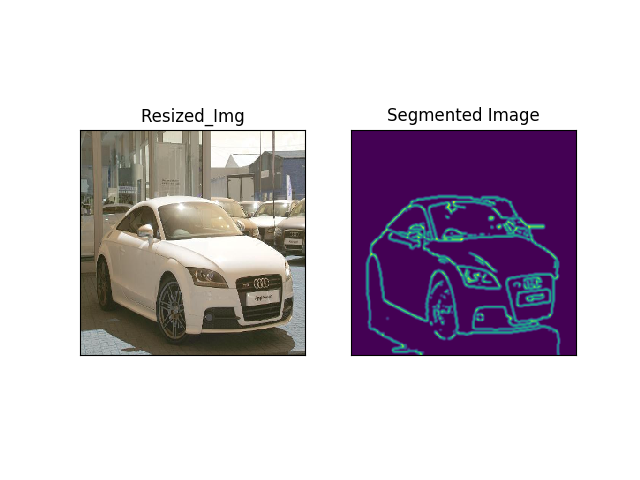
#> input picture Images/1.png, 640 x 480 px; its folder holds only this picture in this run
$ python -i pixel_values.py   (imports and definitions only)
#> lines starting #> are read from the running program, lines starting #| are printed output that depends on the picture
# Image PreProcessing For Classifying Automobile's (4 Wheelers, 2 Wheelers, HCV, LCV, Others)

''' Credits To Prince Canuma, (Refrence: https://towardsdatascience.com/image-pre-processing-c1aec0be3edf)
For Detailing All The Necessary Steps Required In Image PreProcessing, 'THE SEGMENTATION METHOD USED IN
THE ARTICLE DOESNT HELP FOR OUR PROBLEM STATEMENT', Hence A Different Approach Has Been Taken By Detecting
Edges Through Canny's Method, Appreciable Results Were Found '''


import matplotlib
# [1 line not run here, left out]
import matplotlib.pyplot as plt
import cv2
import numpy as np
import os

def grab_cut(img):
    rect = (5, 25, 230, 250)
    mask = np.zeros(img.shape[:2], np.uint8)
    bgdModel = np.zeros((1,65), np.float64)
    fgdModel = np.zeros((1,65), np.float64)
    cv2.grabCut(img, mask, rect, bgdModel, fgdModel, 5, cv2.GC_INIT_WITH_RECT)
    mask2 = np.where((mask ==2) | (mask == 0), 0, 1).astype('uint8')
    img = img*mask2[:, :, np.newaxis]
    return img

def get_images(directory):                  # Returns A Numpy Array Of The Path Of Images
    image_files = []
    directory = os.path.join(directory, 'Train')
    for img_file in os.listdir(directory):
        if img_file.endswith('.jpg'):
            image_files.append(os.path.join(directory, img_file))
    image_files = np.array(sorted(image_files))
    return image_files

def display_one(a, title1 = "Original"):
    plt.imshow(a), plt.title(title1)
    plt.xticks([]), plt.yticks([])
    plt.show()

def display(a, b, title1 = "Original", title2 = "Edited"):
    plt.subplot(121), plt.imshow(a), plt.title(title1)
    plt.xticks([]), plt.yticks([])
    plt.subplot(122), plt.imshow(b), plt.title(title2)
    plt.xticks([]), plt.yticks([])
    plt.show()

def image_processing(img_path):
    # Resize Image: (Baseline Size For All Images Fed Into Our AI Algorithm)
    # ------------------------------------------------------------------------------------------------------------------
#> called with img_path = 'Images/1.png'
    img_value = cv2.imread(img_path, cv2.IMREAD_UNCHANGED)
#> img_value is the input picture: shape (480, 640, 4); mean B, G, R, A 204, 194.8, 202.9, 255
    print ('Original Value = ', img_value.shape)    # (Height, Width, RGB)
#| Original Value =  (480, 640, 4)
    width  = 256    # Resized Values
    height = 256    # Resized Values
    dim = (width, height)
    res_img = [cv2.resize(img_value, dim, interpolation=cv2.INTER_CUBIC)]
    print ('ReSized: ', res_img[0].shape)
#| ReSized:  (256, 256, 4)
    #display(img_value, res_img[0])

    # ------------------------------------------------------------------------------------------------------------------
    # Removing Noise Using GaussianBlur: (To Remove Noise In Our Data, Obtain Uniform Variation In Brightness/Color)
    image_no_noise = []
    gaussian_blur = cv2.GaussianBlur(res_img[0], (5, 5), 0)
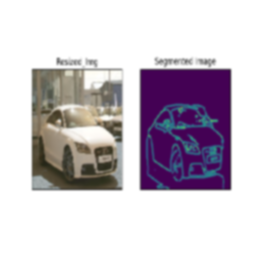
#> gaussian_blur: shape (256, 256, 4); mean of channels 0, 1, 2, 3 203.6, 194.5, 202.5, 255; drawn as B, G, R
    image_no_noise.append(gaussian_blur)
    #display(res_img[0], image_no_noise[0], 'ReSized', 'Blurred')

    # ------------------------------------------------------------------------------------------------------------------
    # Segmentation & Morphology:

    ''' Color Really Doesnt Help Us In Image Classification Of Vehicles, A More Important Prospect For This Problem Is
     How The Edges And Shape Change, Hence Only The Information On " HOW THE BOUNDARIES ARE CHANGING IS WHAT MATTERS
     IN THIS PARTICULAR PROBLEM STATEMENT ", had it been color related then it would have been a different scenario.'''

    img = grab_cut(image_no_noise[0])           # Cuts The Resized Blurred Image Into The Rectangle Specified, Removes Noise To Some Extent
    edges = cv2.Canny(img, 100, 100)            # Gets The Edges Of The Given Grab-Cut Image
    edges = cv2.GaussianBlur(edges, (5,5), 0)   # Blurring The Image For Again Better Noise Removal

    display(res_img[0], edges, 'Resized_Img', 'Segmented Image')

    # ------------------------------------------------------------------------------------------------------------------

path = '/Users/nikhil/Desktop/Project/Image-Classification/Utilities'
# [1 line that did not run here, left out]
# [1 line not run here, left out]

#> (the run stopped early here; a loop or call above may not have finished)

$ run again, on Images/2.png
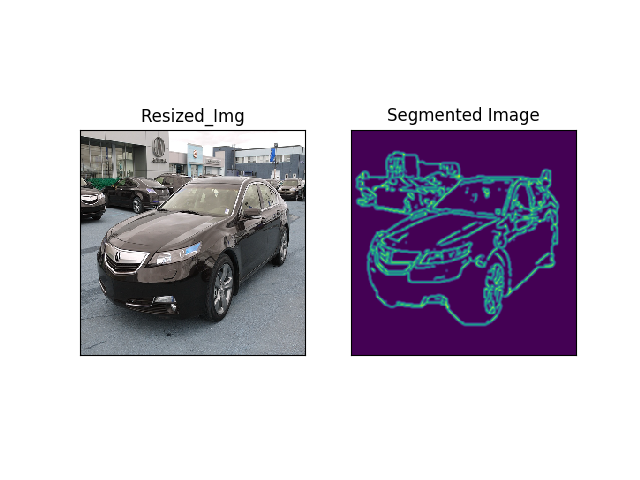
#> input picture Images/2.png, 640 x 480 px
#> in image_processing, img_value is the input picture: shape (480, 640, 4); mean B, G, R, A 205.2, 194.3, 199.2, 255
#| Original Value =  (480, 640, 4)
#| ReSized:  (256, 256, 4)
#> in image_processing, `gaussian_blur = cv2.GaussianBlur(res_img[0], (5, 5), 0)`:
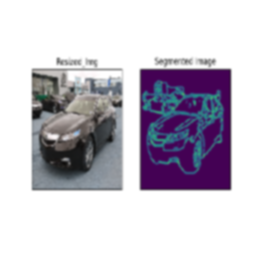
#> gaussian_blur: shape (256, 256, 4); mean of channels 0, 1, 2, 3 204.6, 193.9, 198.7, 255; drawn as B, G, R

$ run again, on Images/3.png
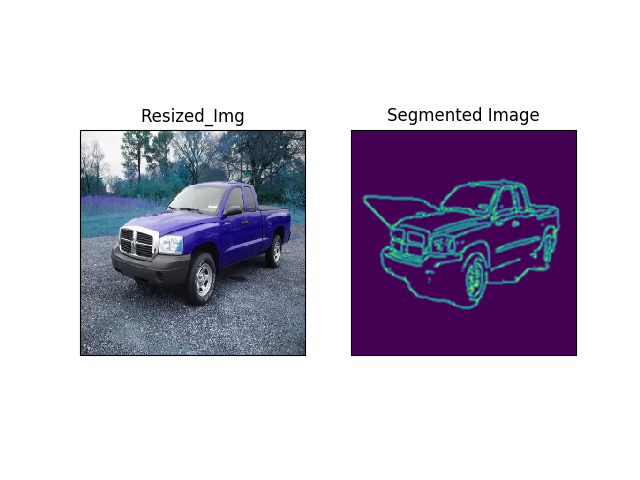
#> input picture Images/3.png, 640 x 480 px
#> in image_processing, img_value is the input picture: shape (480, 640, 4); mean B, G, R, A 205, 190, 195.3, 255
#| Original Value =  (480, 640, 4)
#| ReSized:  (256, 256, 4)
#> in image_processing, `gaussian_blur = cv2.GaussianBlur(res_img[0], (5, 5), 0)`:
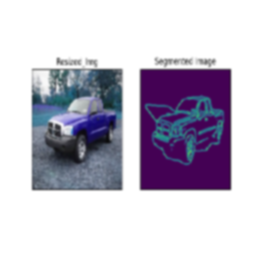
#> gaussian_blur: shape (256, 256, 4); mean of channels 0, 1, 2, 3 204.5, 189.7, 194.8, 255; drawn as B, G, R
